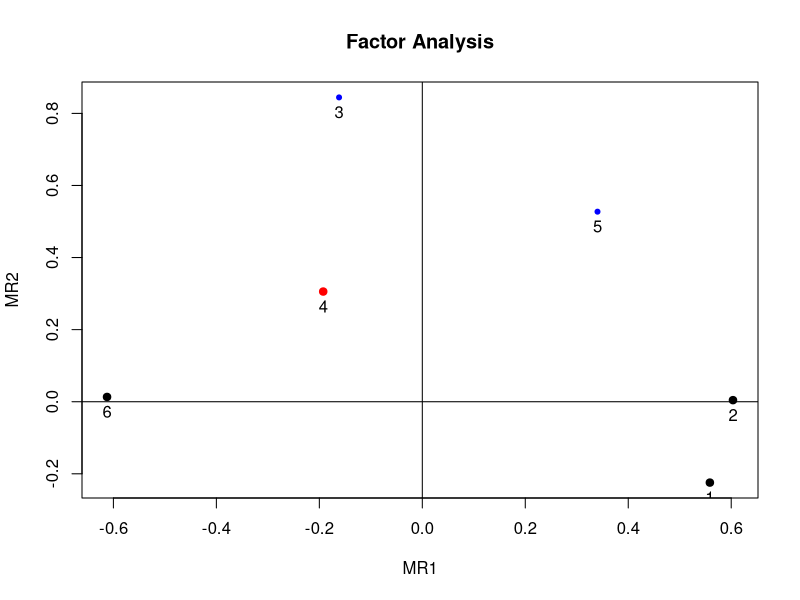
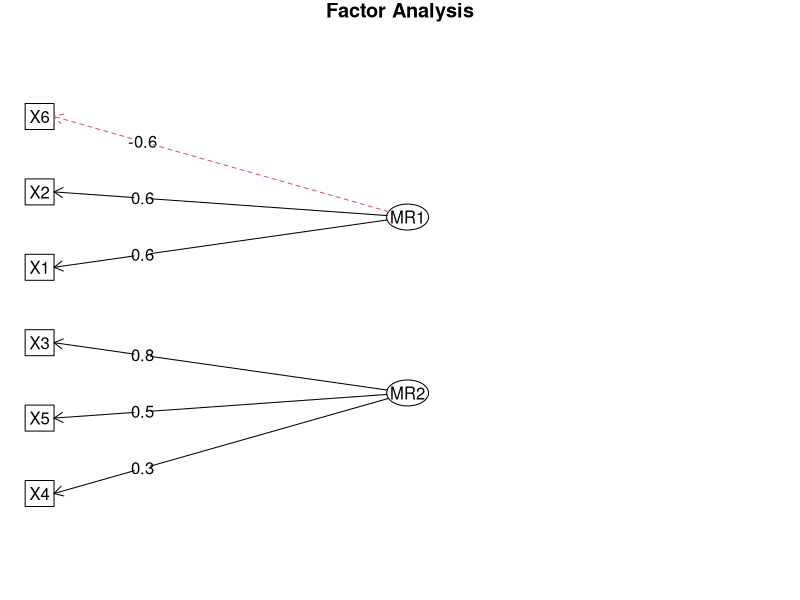
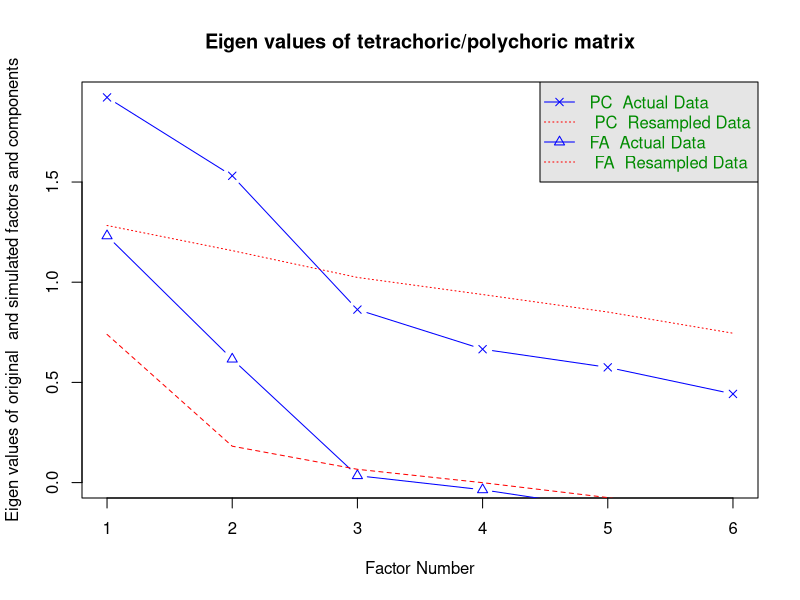

The R source for these figures, in order: (Note: this script raises an error after producing the figures.)
## ------------------------------------------------------------------------
wants <- c("GPArotation", "mvtnorm", "polycor", "psych")
has   <- wants %in% rownames(installed.packages())
if(any(!has)) install.packages(wants[!has])

## ------------------------------------------------------------------------
set.seed(123)
N <- 200                       # number of observations
P <- 6                         # number of variables
Q <- 2                         # number of factors

# true P x Q loading matrix -> variable-factor correlations
Lambda <- matrix(c(0.7,-0.4, 0.8,0, -0.2,0.9, -0.3,0.4, 0.3,0.7, -0.8,0.1),
                 nrow=P, ncol=Q, byrow=TRUE)

## ------------------------------------------------------------------------
# factor scores (uncorrelated factors)
library(mvtnorm)               # for rmvnorm()
FF <- rmvnorm(N, mean=c(5, 15), sigma=diag(Q))

# matrix with iid, mean 0, normal errors
E   <- rmvnorm(N, rep(0, P), diag(P))
X   <- FF %*% t(Lambda) + E    # matrix with variable values
dfX <- data.frame(X)           # data also as a data frame

## ------------------------------------------------------------------------
# categorize variables into a list of ordered factors
lOrd <- lapply(dfX, function(x) {
               cut(x, breaks=quantile(x), include.lowest=TRUE,
                   ordered=TRUE, labels=LETTERS[1:4]) })
dfOrd  <- data.frame(lOrd)     # combine list into a data frame
ordNum <- data.matrix(dfOrd)   # categorized data as a numeric matrix

## ------------------------------------------------------------------------
library(polycor)               # for hetcor()
pc <- hetcor(dfOrd, ML=TRUE)   # polychoric corr matrix

## ------------------------------------------------------------------------
library(psych)
faPC <- fa(r=pc$correlations, nfactors=2, n.obs=N, rotate="varimax")
faPC$loadings

## ----results='hide'------------------------------------------------------
# polychoric FA
faPCdirect <- fa.poly(ordNum, nfactors=2, rotate="varimax")

## ------------------------------------------------------------------------
faPCdirect$fa$loadings         # loadings are the same as above ...

## ----rerMultFApoly01-----------------------------------------------------
factor.plot(faPCdirect$fa, cut=0.5)
fa.diagram(faPCdirect)

## ----rerMultFApoly02, results='hide'-------------------------------------
fap <- fa.parallel.poly(ordNum)   # parallel analysis for dichotomous data

## ----rerMultFApoly03-----------------------------------------------------
fap
vss(pc$correlations, n.obs=N, rotate="varimax")  # very simple structure

## ------------------------------------------------------------------------
try(detach(package:GPArotation))
try(detach(package:psych))
try(detach(package:polycor))
try(detach(package:sfsmisc))
try(detach(package:mvtnorm))
